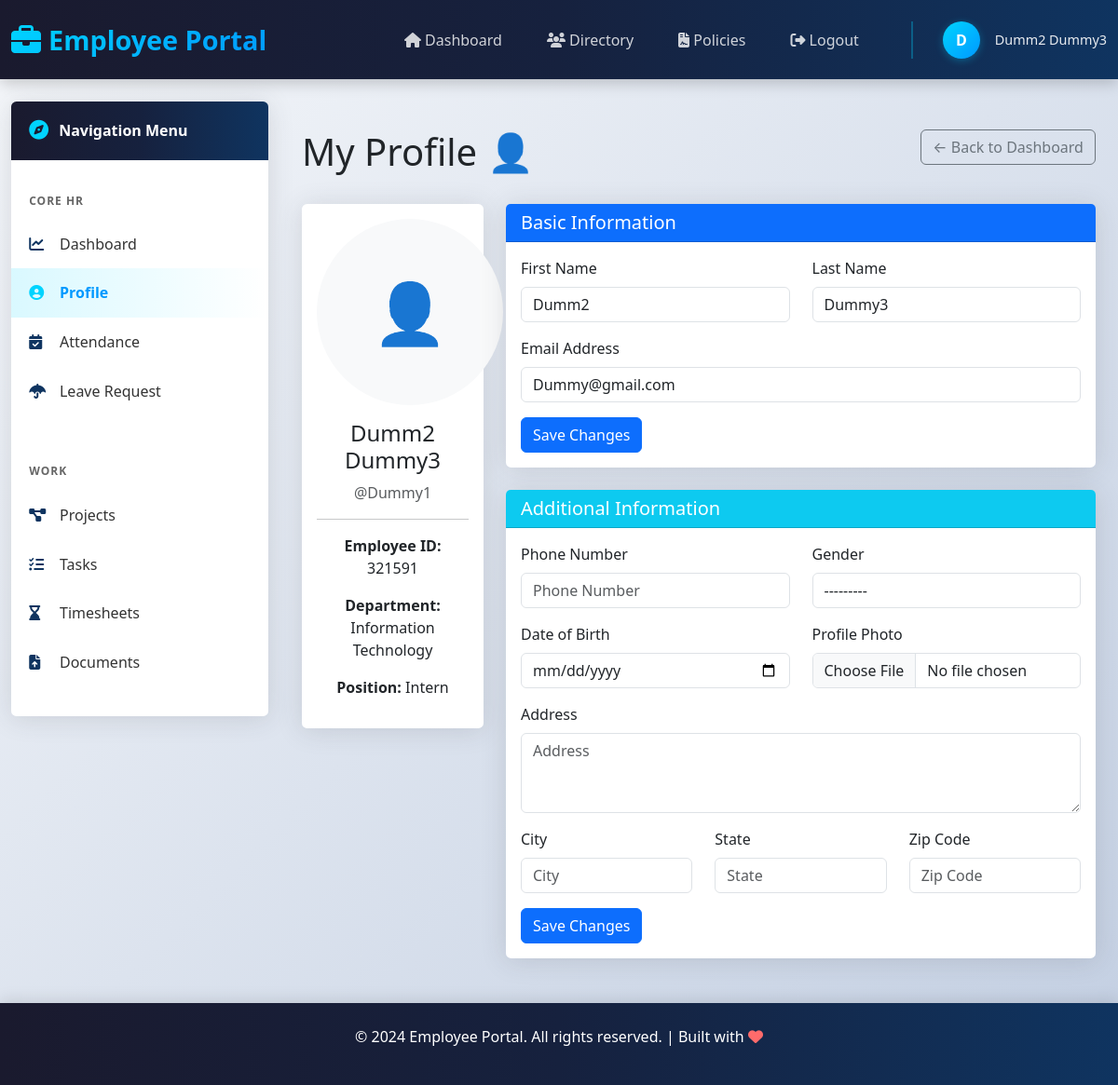
The app's page /accounts/profile/ (signed in) with its own data.
### accounts/models.py (models this page shows, shortened)
class CustomUser(AbstractUser):
    ROLE_CHOICES = (
        ('HR', 'HR Admin'),
        ('MANAGER', 'Manager'),
        ('CEO', 'CEO'),
    )
    role = models.CharField(max_length=20, choices=ROLE_CHOICES)

class Employee(models.Model):
    DEPARTMENT_CHOICES = [
        ('HR', 'Human Resources'),
        ('IT', 'Information Technology'),
        ('SALES', 'Sales'),
        ('MARKETING', 'Marketing'),
        ('FINANCE', 'Finance'),
        ('OPS', 'Operations'),
    ]
    POSITION_CHOICES = [
        ('INTERN', 'Intern'),
        ('JUNIOR', 'Junior'),
        ('SENIOR', 'Senior'),
        ('LEAD', 'Lead'),
        ('MANAGER', 'Manager'),
        ('DIRECTOR', 'Director'),
    ]
    GENDER_CHOICES = [
        ('M', 'Male'),
        ('F', 'Female'),
        ('O', 'Other'),
    ]
    user = models.OneToOneField(settings.AUTH_USER_MODEL, on_delete=models.CASCADE, related_name='employee')
    employee_id = models.CharField(max_length=20, unique=True)
    department = models.CharField(max_length=20, choices=DEPARTMENT_CHOICES)
    position = models.CharField(max_length=20, choices=POSITION_CHOICES)
    phone_number = models.CharField(max_length=15, blank=True)
    gender = models.CharField(max_length=1, choices=GENDER_CHOICES, blank=True)
    date_of_birth = models.DateField(null=True, blank=True)
    address = models.TextField(blank=True)
    city = models.CharField(max_length=50, blank=True)
    state = models.CharField(max_length=50, blank=True)
    zip_code = models.CharField(max_length=10, blank=True)
    date_joined = models.DateField(auto_now_add=True)
    salary = models.DecimalField(max_digits=10, decimal_places=2, null=True, blank=True)
    manager = models.ForeignKey('self', null=True, blank=True, on_delete=models.SET_NULL, related_name='subordinates')
    is_active = models.BooleanField(default=True)
    profile_photo = models.ImageField(upload_to='employee_photos/', null=True, blank=True)
    created_at = models.DateTimeField(auto_now_add=True)
    updated_at = models.DateTimeField(auto_now=True)
    class Meta:
        ordering = ['employee_id']

### accounts/views.py (the view)
# urls.py: path('profile/', views.profile, name='profile'),
@login_required(login_url='login')
def profile(request):
    try:
        employee = Employee.objects.get(user=request.user)
    except Employee.DoesNotExist:
        employee = None
    if request.method == 'POST':
        user_form = UserProfileForm(request.POST, instance=request.user)
        if employee:
            employee_form = EmployeeProfileForm(request.POST, request.FILES, instance=employee)
        else:
            employee_form = EmployeeCreateForm(request.POST, request.FILES)
        if user_form.is_valid() and employee_form.is_valid():
            user_form.save()
            employee_profile = employee_form.save(commit=False)
            if not employee:
                employee_profile.user = request.user
            employee_profile.save()
            messages.success(request, 'Profile saved successfully!')
            return redirect('profile')
    else:
        user_form = UserProfileForm(instance=request.user)
        employee_form = EmployeeProfileForm(instance=employee) if employee else EmployeeCreateForm()
    context = {
        'employee': employee,
        'user_form': user_form,
        'employee_form': employee_form,
        'is_new_profile': employee is None,
    }
    return render(request, 'accounts/profile.html', context)

### accounts/templates/accounts/profile.html (shortened to what this page needs)
{% extends 'base.html' %}
{% block content %}
<div class="container">
    <div class="row mb-4">
        <div class="col-md-8">
            <h1 class="display-6">My Profile 👤</h1>
        </div>
        <div class="col-md-4 text-end">
            <a href="{% url 'dashboard' %}" class="btn btn-outline-secondary">← Back to Dashboard</a>
        </div>
    </div>
    <div class="row">
        <div class="col-lg-3 mb-4">
            <div class="card">
                <div class="card-body text-center">
                    {% if employee and employee.profile_photo %}
                        <img src="{{ employee.profile_photo.url }}" alt="Profile" class="img-fluid rounded-circle mb-3" style="max-width: 200px; height: 200px; object-fit: cover;">
                    {% else %}
                        <div class="bg-light rounded-circle mx-auto mb-3" style="width: 200px; height: 200px; display: flex; align-items: center; justify-content: center;">
                            <span style="font-size: 4rem;">👤</span>
                        </div>
                    {% endif %}
                    <h4>{{ user.get_full_name }}</h4>
                    <p class="text-muted">@{{ user.username }}</p>
                    <hr>
                    {% if employee %}
                        <p><strong>Employee ID:</strong> {{ employee.employee_id }}</p>
                        <p><strong>Department:</strong> {{ employee.get_department_display }}</p>
                        <p><strong>Position:</strong> {{ employee.get_position_display }}</p>
                    {% else %}
                        <p class="text-muted">No employee profile exists yet.</p>
                        <p class="mb-0">Fill the form to create your employee record.</p>
                    {% endif %}
                </div>
            </div>
        </div>
        <div class="col-lg-9">
            <div class="card mb-4">
                <div class="card-header bg-primary text-white">
                    <h5 class="mb-0">Basic Information</h5>
                </div>
                <div class="card-body">
                    <form method="post">
                        <div class="row">
                            <div class="col-md-6 mb-3">
                                <label for="{{ user_form.first_name.id_for_label }}" class="form-label">First Name</label>
                                {{ user_form.first_name }}
                            </div>
                            <div class="col-md-6 mb-3">
                                <label for="{{ user_form.last_name.id_for_label }}" class="form-label">Last Name</label>
                                {{ user_form.last_name }}
                            </div>
                        </div>
                        <div class="mb-3">
                            <label for="{{ user_form.email.id_for_label }}" class="form-label">Email Address</label>
                            {{ user_form.email }}
                        </div>
                        <button type="submit" class="btn btn-primary">Save Changes</button>
                    </form>
                </div>
            </div>
            <div class="card">
                <div class="card-header bg-info text-white">
                    <h5 class="mb-0">{% if is_new_profile %}Create Employee Profile{% else %}Additional Information{% endif %}</h5>
                </div>
                <div class="card-body">
                    <form method="post" enctype="multipart/form-data">
                        <div class="row">
                            <div class="col-md-6 mb-3">
                                <label for="{{ employee_form.phone_number.id_for_label }}" class="form-label">Phone Number</label>
                                {{ employee_form.phone_number }}
                            </div>
                            <div class="col-md-6 mb-3">
                                <label for="{{ employee_form.gender.id_for_label }}" class="form-label">Gender</label>
                                {{ employee_form.gender }}
                            </div>
                        </div>
                        <div class="row">
                            <div class="col-md-6 mb-3">
                                <label for="{{ employee_form.date_of_birth.id_for_label }}" class="form-label">Date of Birth</label>
                                {{ employee_form.date_of_birth }}
                            </div>
                            <div class="col-md-6 mb-3">
                                <label for="{{ employee_form.profile_photo.id_for_label }}" class="form-label">Profile Photo</label>
                                {{ employee_form.profile_photo }}
                            </div>
                        </div>
                        <div class="mb-3">
                            <label for="{{ employee_form.address.id_for_label }}" class="form-label">Address</label>
                            {{ employee_form.address }}
                        </div>
                        <div class="row">
                            <div class="col-md-4 mb-3">
                                <label for="{{ employee_form.city.id_for_label }}" class="form-label">City</label>
                                {{ employee_form.city }}
                            </div>
                            <div class="col-md-4 mb-3">
                                <label for="{{ employee_form.state.id_for_label }}" class="form-label">State</label>
                                {{ employee_form.state }}
                            </div>
                            <div class="col-md-4 mb-3">
                                <label for="{{ employee_form.zip_code.id_for_label }}" class="form-label">Zip Code</label>
                                {{ employee_form.zip_code }}
                            </div>
                        </div>
                        <button type="submit" class="btn btn-primary">{% if is_new_profile %}Create Profile{% else %}Save Changes{% endif %}</button>
                    </form>
                </div>
            </div>
        </div>
    </div>
</div>
{% endblock %}

### templates/base.html (shortened to what this page needs)
<!DOCTYPE html>
<html lang="en">
<head>
    <link href="https://cdn.jsdelivr.net/npm/bootstrap@5.3.0/dist/css/bootstrap.min.css" rel="stylesheet">
    <link rel="stylesheet" href="https://cdnjs.cloudflare.com/ajax/libs/font-awesome/6.4.0/css/all.min.css">
</head>
<body>
    <nav class="navbar navbar-expand-lg navbar-dark">
        <div class="container-fluid">
            <a class="navbar-brand" href="{% url 'dashboard' %}">
                <i class="fas fa-briefcase"></i>
                <span>Employee Portal</span>
            </a>
            <div class="collapse navbar-collapse" id="navbarNav">
                <ul class="navbar-nav ms-auto">
                    {% if user.is_authenticated %}
                        <li class="nav-item">
                            <a class="nav-link" href="{% url 'dashboard' %}">
                                <i class="fas fa-home"></i> Dashboard
                            </a>
                        </li>
                        <li class="nav-item">
                            <a class="nav-link" href="{% url 'directory' %}">
                                <i class="fas fa-users"></i> Directory
                            </a>
                        </li>
                        <li class="nav-item">
                            <a class="nav-link" href="{% url 'policies' %}">
                                <i class="fas fa-file-contract"></i> Policies
                            </a>
                        </li>
                        <li class="nav-item">
                            <a class="nav-link" href="{% url 'logout' %}">
                                <i class="fas fa-sign-out-alt"></i> Logout
                            </a>
                        </li>
                    {% endif %}
                </ul>
                {% if user.is_authenticated %}
                <div class="navbar-user">
                    <div class="user-avatar">
                        {{ user.first_name|first|upper }}
                    </div>
                    <div class="username">
                        {{ user.get_full_name|default:user.username }}
                    </div>
                </div>
                {% endif %}
            </div>
        </div>
    </nav>
    <div class="container-fluid mt-4">
        <div class="row">
            {% if user.is_authenticated %}
            <aside class="col-lg-3 mb-4">
                <div class="card sidebar-card sticky-top" style="top: 20px;">
                    <div class="sidebar-header">
                        <i class="fas fa-compass"></i>
                        Navigation Menu
                    </div>
                    <div class="nav-section">
                        <div class="nav-section-title">Core HR</div>
                        <div class="list-group list-group-flush">
                            <a class="list-group-item" href="{% url 'dashboard' %}">
                                <i class="fas fa-chart-line"></i> Dashboard
                            </a>
                            <a class="list-group-item" href="{% url 'profile' %}">
                                <i class="fas fa-user-circle"></i> Profile
                            </a>
                            <a class="list-group-item" href="{% url 'attendance' %}">
                                <i class="fas fa-calendar-check"></i> Attendance
                            </a>
                            <a class="list-group-item" href="{% url 'leave_request' %}">
                                <i class="fas fa-umbrella"></i> Leave Request
                            </a>
                        </div>
                    </div>
                    <div class="nav-section">
                        <div class="nav-section-title">Work</div>
                        <div class="list-group list-group-flush">
                            <a class="list-group-item" href="{% url 'projects' %}">
                                <i class="fas fa-project-diagram"></i> Projects
                            </a>
                            <a class="list-group-item" href="{% url 'tasks' %}">
                                <i class="fas fa-tasks"></i> Tasks
                            </a>
                            <a class="list-group-item" href="{% url 'timesheets' %}">
                                <i class="fas fa-hourglass-end"></i> Timesheets
                            </a>
                            <a class="list-group-item" href="{% url 'documents' %}">
                                <i class="fas fa-file-upload"></i> Documents
                            </a>
                        </div>
                    </div>
                    <div class="nav-section">
                    </div>
                </div>
            </aside>
            <main class="col-lg-9">
            {% else %}
            <main class="col-12">
            {% endif %}
                {% block content %}{% endblock %}
            </main>
        </div>
    </div>
    <footer class="text-white text-center py-4 mt-5">
        <p>&copy; 2024 Employee Portal. All rights reserved. | Built with <i class="fas fa-heart" style="color: #ff6b6b;"></i></p>
    </footer>
</body>
</html>

### records on screen
CustomUser: first_name|first "D", get_full_name "Dumm2 Dummy3", username "Dummy1", first_name "Dumm2", last_name "Dummy3", email "Dummy@gmail.com"
Employee: employee_id "321591", department "Information Technology", position "Intern", gender "---------"
